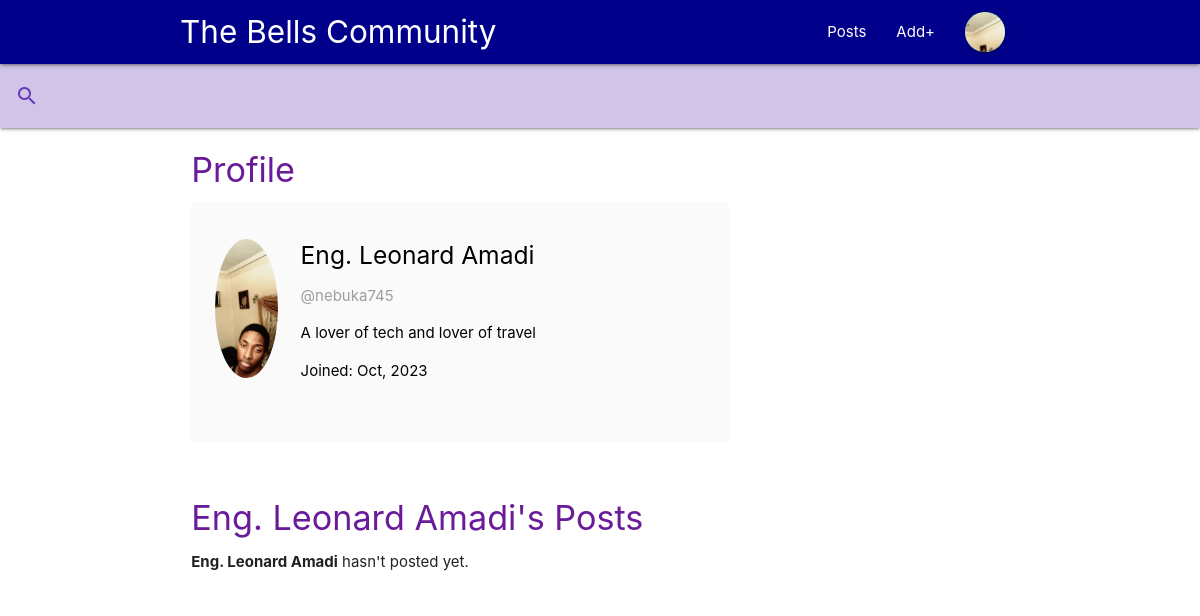
/accounts/u/nebuka745/ (signed in), run on the app's committed database.
### accounts/models.py (models this page shows, shortened)
class CustomUser(AbstractUser):
    pass

class UserProfile(models.Model):
    user = models.OneToOneField(CustomUser, on_delete=models.CASCADE)
    name = models.CharField(max_length=25, default='new_user', blank=True)
    bio = models.CharField(max_length=250, default='', blank=True)
    avatar = models.ImageField(upload_to='avatars/', default='avatars/user_avatar.png')
    avatar_thumbnail = ImageSpecField(source='avatar',
                                      processors=[ResizeToFill(150, 150)],
                                      format='JPEG',
                                      options={'quality': 60})

### accounts/views.py (the view)
# urls.py: path("u/<str:username>/", views.public_profile, name='public-profile')
def public_profile(request, username):
    user = get_object_or_404(CustomUser, username=username)
    userprofile = user.userprofile
    post_list = Post.objects.filter(creator=user)
    context = {
        'userprofile': userprofile,
        'post_list': post_list
    }
    return render(request, 'account/public_profile.html', context)

### posts/models.py (called while the page is built)
    def get_queryset(self):
        return super().get_queryset().order_by('-added')

### templates/account/public_profile.html (shortened to what this page needs)
{% extends 'base.html' %}
{% load materializecss %}
{% load static %}
{% block content %}
<div class="row">
<div class="col s12 m8">
  <h4 class="purple-text text-darken-3">Profile</h4>
  <div class="card-panel grey lighten-5 z-depth-0">
    <div class="row valign-wrapper">
      <div class="col s2">
        <img src="{{ userprofile.avatar_thumbnail.url }}" alt="{{ userprofile.name }}'s avatar" class="circle responsive-img">
      </div>
      <div class="black-text col s10">
        <h5>{{ userprofile.name }}</h5>
        <p class="grey-text">@{{userprofile.user.username}}</p>
        <p>{{ userprofile.bio }}</p>
        <p>Joined: {{userprofile.user.date_joined|date:"M, Y" }}</p>
      </div>
    </div>
  </div>
</div>
</div>
<div class="row">
  <div class="col s12">
    <section>
      <h4 class="purple-text text-darken-3">{{ userprofile.name }}'s Posts
      {% if post_list %}
          <span class="grey-text"> ({{ post_list.count }})</span></h4>
          {% include 'posts/_post_list.html' %}
      {% else %}
        </h4>
        <p><b>{{ userprofile.name }}</b> hasn't posted yet.</p>
      {% endif %}
    </section>
  </div>
</div>
{% endblock content %}

### posts/templates/base.html (shortened to what this page needs)
{% load static %}
{% load materializecss %}
{% load humanize %}
<!DOCTYPE html>
<html lang="en">
<head>
    <link rel="stylesheet" href="{% static 'css/materialize.min.css' %}">
    <link rel="stylesheet" href="{% static 'css/custom.css' %}">
</head>
<body>
<div class="navbar-fixed">
    <nav class="purple darken-3" style="background-color: darkblue !important;">
        <div class="container">
            <div class="nav-wrapper" >
                <a href="/" class="brand-logo flow-text hide-on-small-only">The Bells Community</a>
                <ul class="right hide-on-med-and-down">
                    <li>
                        <a href="/">Posts</a>
                    </li>
                    {% if user.is_authenticated %}
                    <li>
                        <a href="{% url 'posts:create' %}">Add+</a>
                    </li>
                    <li><a class="dropdown-trigger btn-floating" href="#!" data-target="dropdown1">
                        <img src="{{ user.userprofile.avatar_thumbnail.url }}" class="avatar responsive-img">
                        </a>
                    </li>
                    {% endif %}
                </ul>
            </div>
        </div>
    </nav>
</div>
<nav class="deep-purple lighten-4">
    <div class="nav-wrapper">
      <form action="/search">
        <div class="input-field">
          <input id="search" type="search" name="q" required">
          <label class="label-icon" for="search"><i class="material-icons deep-purple-text">search</i></label>
          <i class="material-icons">close</i>
        </div>
      </form>
    </div>
</nav>
<div class="container">
    {% block content %}
    {% endblock content %}
</div>
<div class="section"></div>
</body>
</html>

### data on the page
CustomUser: userprofile.avatar_thumbnail (picture)
UserProfile: avatar_thumbnail (picture), name "Eng. Leonard Amadi", user.username "nebuka745", bio "A lover of tech and lover of travel", user.date_joined "Oct, 2023"
